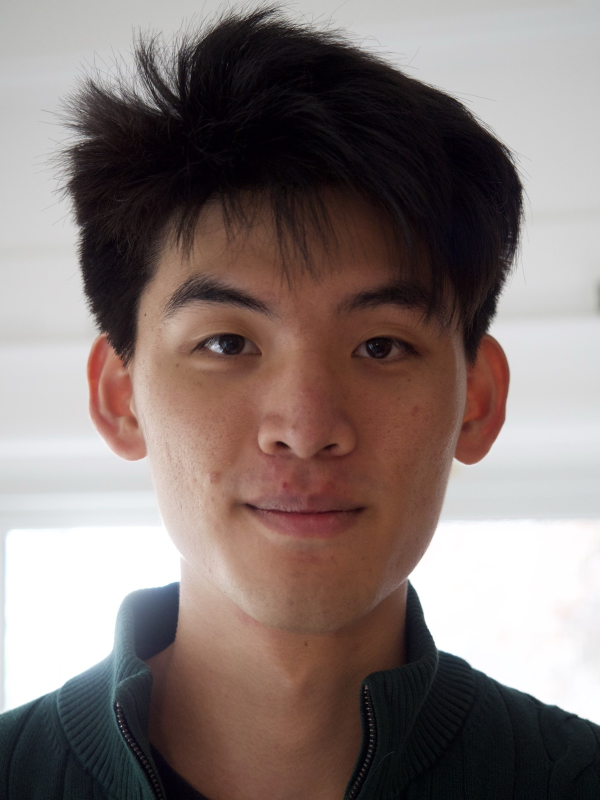
#> input picture proj0/images/part1_zoom.jpg, 1200 x 1600 px, given in place of DerekPicture.jpg, which was not available (shown at 1/2 size)
$ python part2_2.py
#> lines starting #> are read from the running program, lines starting #| are printed output that depends on the picture; pictures that were not available may be replaced by others from this repository, and a replacement may not be noted
### projects/proj2/src/utils.py
"""Small helpers shared across Part 2 scripts."""

from pathlib import Path

import cv2
import numpy as np
from scipy.signal import convolve2d

ROOT = Path(__file__).resolve().parent.parent
DATA = ROOT / "data"
OUT = ROOT / "output"
OUT.mkdir(exist_ok=True)


# [6 lines left out: function to_uint8, not called in this run]


def clip_uint8(im: np.ndarray) -> np.ndarray:
    """Clip a [0, 1]-scaled image to that range and convert to uint8."""
    return (np.clip(im, 0.0, 1.0) * 255).astype(np.uint8)


def gaussian_kernel_2d(ksize: int, sigma: float) -> np.ndarray:
    k1d = cv2.getGaussianKernel(ksize, sigma)
    return k1d @ k1d.T


def load_color(path) -> np.ndarray:
    """Returns an RGB float image in [0, 1]."""
    bgr = cv2.imread(str(path), cv2.IMREAD_COLOR)
#> bgr is the input picture: shape (1600, 1200, 3); mean B, G, R 115.8, 119, 132.2
    return cv2.cvtColor(bgr, cv2.COLOR_BGR2RGB).astype(np.float64) / 255.0
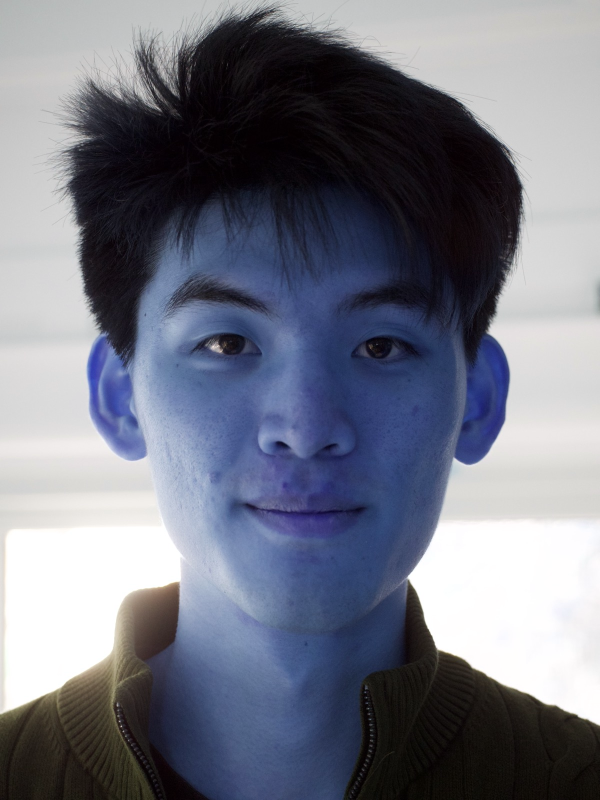
#> returned value: shape (1600, 1200, 3) float64 (shown at 1/2 size); mean of channels 0, 1, 2 0.518, 0.466, 0.454; drawn as B, G, R
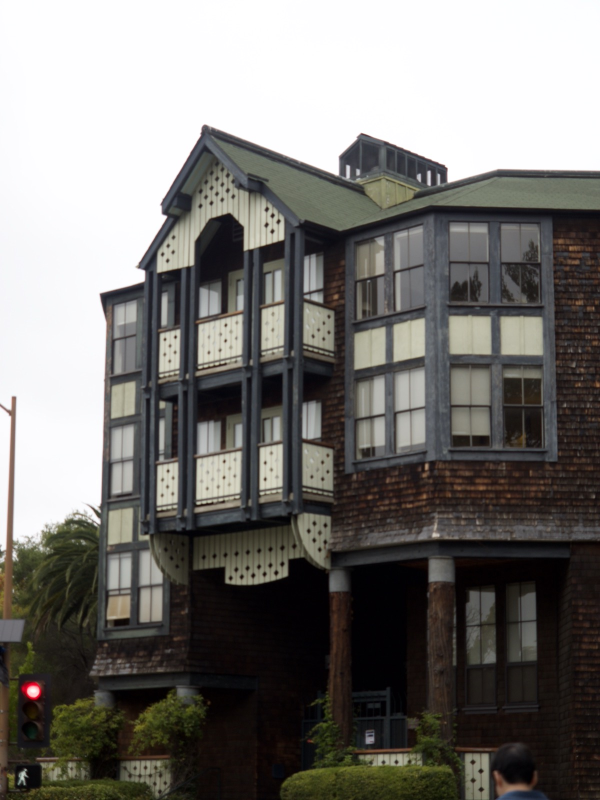
#> input picture proj0/images/part2_zoom.jpg, 1200 x 1600 px, given in place of nutmeg.jpg, which was not available (shown at 1/2 size)
#> in load_color, bgr is the input picture: shape (1600, 1200, 3); mean B, G, R 114, 117.4, 119.5
#> in load_color (call 2), `return cv2.cvtColor(bgr, cv2.COLOR_BGR2RGB).astype(np.float64) / 255.0`:
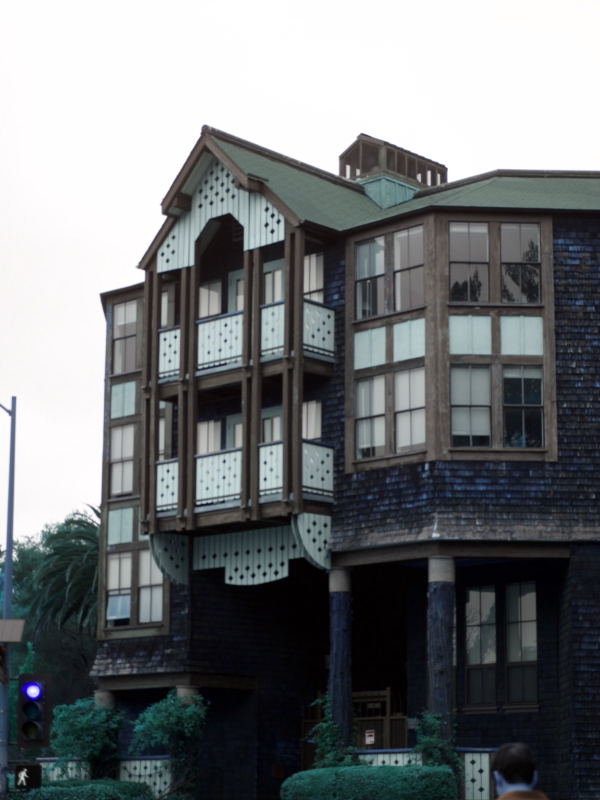
#> returned value: shape (1600, 1200, 3) float64 (shown at 1/2 size); mean of channels 0, 1, 2 0.469, 0.46, 0.447; drawn as B, G, R


def save_color(path, im_rgb_float: np.ndarray) -> None:
    bgr = cv2.cvtColor(clip_uint8(im_rgb_float), cv2.COLOR_RGB2BGR)
    cv2.imwrite(str(path), bgr)


# [10 lines left out: function gaussian_blur, not called in this run]


def to_gray(img_rgb: np.ndarray) -> np.ndarray:
    return img_rgb @ np.array([0.2989, 0.5870, 0.1140])


# [7 lines left out: function conv2d_per_channel, not called in this run]

### projects/proj2/src/part2_2.py
"""Part 2.2: Hybrid Images.

hybrid = high-pass(im1, sigma1) + low-pass(im2, sigma2)

Uses the provided align_image_code.py. Correspondence points were picked by
you, running src/pick_points.py locally (plt.ginput() needs a display),
then hardcoded here.
"""

import sys
from pathlib import Path

import cv2
import numpy as np
import matplotlib.pyplot as plt

from utils import DATA, OUT, gaussian_blur, to_gray, load_color, save_color, clip_uint8

sys.path.insert(0, str(DATA / "hybrid_starter"))
from align_image_code import align_image_centers, rescale_images, rotate_im1, match_img_size  # noqa: E402


def align_with_points(im1, im2, p1, p2, p3, p4):
    """Aligns im1, im2, and also tracks which pixels are original image data
    vs. synthetic padding by carrying an all-ones "coverage" channel through
    the same transforms (can't tell padding from real dark content, e.g. a
    tiger's black stripes, by pixel darkness alone)."""
#> called with p1 = (297.6, 351.1), p2 = (441.7, 335.9), p3 = (607.8, 289.2), p4 = (757.8, 370.6)
    im1x = np.dstack([im1, np.ones(im1.shape[:2])])
    im2x = np.dstack([im2, np.ones(im2.shape[:2])])

    pts = (p1, p2, p3, p4)
    im1x, im2x = align_image_centers(im1x, im2x, pts)
    im1x, im2x = rescale_images(im1x, im2x, pts)
    im1x, _angle = rotate_im1(im1x, pts)
    im1x, im2x = match_img_size(im1x, im2x)

    im1a, cover1 = im1x[..., :3], im1x[..., 3]
    im2a, cover2 = im2x[..., :3], im2x[..., 3]
    return im1a, im2a, cover1, cover2


def crop_to_valid_center(im1a, im2a, cover1, cover2, thresh=0.999):
    """Shrink a box symmetric about the center until it's ~thresh covered by
    real image data (not padding) in both images."""
    H, W = im1a.shape[:2]
    valid = (cover1 > 0.999) & (cover2 > 0.999)
    cy, cx = H // 2, W // 2

    for m in np.arange(1.0, 0.0, -0.01):
        hh, hw = int(H / 2 * m), int(W / 2 * m)
        box = valid[cy - hh : cy + hh, cx - hw : cx + hw]
        if box.mean() >= thresh:
            return im1a[cy - hh : cy + hh, cx - hw : cx + hw], im2a[cy - hh : cy + hh, cx - hw : cx + hw]
    return im1a, im2a


def hybrid_image(im1: np.ndarray, im2: np.ndarray, sigma1: float, sigma2: float) -> np.ndarray:
    """im1 contributes high frequencies, im2 contributes low frequencies."""
    high = im1 - gaussian_blur(im1, sigma1)
    low = gaussian_blur(im2, sigma2)
    return high + low


def fft_log_mag(gray: np.ndarray) -> np.ndarray:
    return np.log(np.abs(np.fft.fftshift(np.fft.fft2(gray))) + 1e-8)


def save_fft(path, gray: np.ndarray):
    fm = fft_log_mag(gray)
    plt.imsave(path, fm, cmap="gray")


def make_hybrid_example(name, im1, im2, p1, p2, p3, p4, sigma1, sigma2, do_fft_analysis=False):
    im1a, im2a, cover1, cover2 = align_with_points(im1, im2, p1, p2, p3, p4)
    im1a, im2a = crop_to_valid_center(im1a, im2a, cover1, cover2)

    g1, g2 = to_gray(im1a), to_gray(im2a)
    hybrid_gray = hybrid_image(g1, g2, sigma1, sigma2)

    save_color(OUT / f"2_2_{name}_im1_aligned.jpg", im1a)
    save_color(OUT / f"2_2_{name}_im2_aligned.jpg", im2a)
    cv2.imwrite(str(OUT / f"2_2_{name}_hybrid_gray.jpg"), clip_uint8(hybrid_gray))

    if do_fft_analysis:
        low2 = gaussian_blur(g2, sigma2)
        high1 = g1 - gaussian_blur(g1, sigma1)
        save_fft(OUT / f"2_2_{name}_fft_im1.png", g1)
        save_fft(OUT / f"2_2_{name}_fft_im2.png", g2)
        save_fft(OUT / f"2_2_{name}_fft_im1_highpass.png", high1)
        save_fft(OUT / f"2_2_{name}_fft_im2_lowpass.png", low2)
        save_fft(OUT / f"2_2_{name}_fft_hybrid.png", hybrid_gray)

    print(f"[{name}] aligned shape={im1a.shape}, sigma1={sigma1}, sigma2={sigma2}")
    return im1a, im2a, hybrid_gray


def color_hybrid_variants(name, im1a, im2a, sigma1, sigma2):
    """Bells & whistles: does color help the high-freq image, the low-freq
    image, or both?"""
    g1, g2 = to_gray(im1a), to_gray(im2a)

    color_high = im1a - gaussian_blur(im1a, sigma1)
    color_low = gaussian_blur(im2a, sigma2)
    gray_high = (g1 - gaussian_blur(g1, sigma1))[..., None]
    gray_low = gaussian_blur(g2, sigma2)[..., None]

    save_color(OUT / f"2_2_{name}_hybrid_color_both.jpg", color_high + color_low)
    save_color(OUT / f"2_2_{name}_hybrid_color_low_only.jpg", gray_high + color_low)
    save_color(OUT / f"2_2_{name}_hybrid_color_high_only.jpg", color_high + gray_low)


def main():
    derek = load_color(DATA / "hybrid_starter/DerekPicture.jpg")
    nutmeg = load_color(DATA / "hybrid_starter/nutmeg.jpg")

    # Eye coordinates from your own plt.ginput() clicks (src/pick_points.py).
    p1, p2 = (297.62, 351.08), (441.69, 335.85)   # Derek: left eye, right eye
    p3, p4 = (607.79, 289.21), (757.79, 370.64)   # Nutmeg: left eye, right eye

    im1a, im2a, _ = make_hybrid_example(
        "derek_nutmeg", derek, nutmeg, p1, p2, p3, p4,
        sigma1=8, sigma2=8, do_fft_analysis=True,
    )
    color_hybrid_variants("derek_nutmeg", im1a, im2a, sigma1=8, sigma2=8)

    cat = load_color(DATA / "stock/cat_face.jpg")
    tiger = load_color(DATA / "stock/tiger_face.jpg")

    # Eye coordinates from your own plt.ginput() clicks.
    q1, q2 = (1031.51, 702.32), (1369.46, 706.86)   # cat: left eye, right eye
    q3, q4 = (442.27, 497.55), (737.72, 508.92)     # tiger: left eye, right eye

    make_hybrid_example(
        "cat_tiger", cat, tiger, q1, q2, q3, q4,
        sigma1=18, sigma2=18, do_fft_analysis=True,
    )

    basketball = load_color(DATA / "stock/basketball.jpg")
    earth = load_color(DATA / "stock/earth.jpg")

    # Opposite-edge (diameter) points from your own plt.ginput() clicks.
    r1, r2 = (54.04, 378.23), (771.05, 378.23)      # basketball: left edge, right edge
    r3, r4 = (228.35, 1010.20), (1854.67, 1062.84)  # earth: left edge, right edge

    make_hybrid_example(
        "basketball_earth", basketball, earth, r1, r2, r3, r4,
        sigma1=20, sigma2=14, do_fft_analysis=True,
    )

    print("Saved outputs to", OUT)


if __name__ == "__main__":
    main()
#> (the call stopped at in align_with_points, `im1x, im2x = align_image_centers(im1x, im2x, pts)`: align_image_code is not available in this run)
